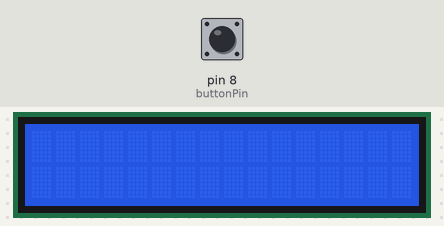
Recording of a sketch running on a simulated Arduino Uno, built with avr-gcc and run on an emulated ATmega328P. Shown: 16×2 character LCD. The inputs (shaded band) are chosen by the test bench; at power-on: pin 8 (buttonPin) LOW.

Above: at 1.2 s.
1.3 s: pin 8 (buttonPin) pulled HIGH for 0.15 s
At 1.44 s:
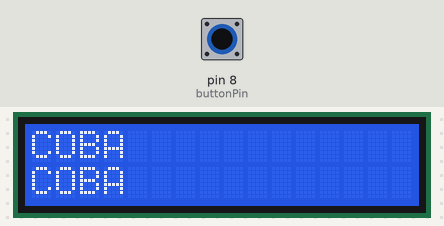
2.9 s: pin 8 (buttonPin) pulled HIGH for 3.2 s
Timing chart, 0 to 5.9 s (numbered marks = the images above; inputs shaded):
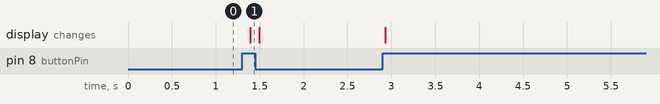

Measured:
- after the input at 1.3 s, the display: changes after 0.09 s (image 1)

The sketch:

lcd_pb.ino
```cpp
#include <LiquidCrystal.h>

// LCD pins <--> Arduino pins
const int RS = 2, EN = 3, D4 = 7, D5 = 6, D6 = 5, D7 = 4;
LiquidCrystal lcd(RS, EN, D4, D5, D6, D7);

const int buttonPin = 8;

void setup()
{
  lcd.begin(16, 2); // set up number of columns and rows
  pinMode(buttonPin, INPUT); // set button pin as input
}

void loop()
{
  int buttonState = digitalRead(buttonPin);

  if (buttonState == HIGH) {
    lcd.clear(); // clear previous content
    lcd.setCursor(0, 0);
    lcd.print("COBA");
    lcd.setCursor(0, 1);
    lcd.print("COBA");
  } else {
    lcd.clear(); // clear LCD when button not pressed
  }

  delay(100); // debounce delay
}
```
